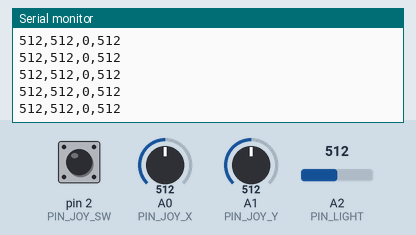
Simulated run of this sketch. Board: Arduino Uno, built with avr-gcc and run on an emulated ATmega328P. Parts: the last lines printed to the serial monitor. The inputs (shaded band) are chosen by the test bench; at power-on: A0 (PIN_JOY_X) = 512, pin 2 (PIN_JOY_SW) HIGH, A1 (PIN_JOY_Y) = 512, A2 (PIN_LIGHT) = 512.

Above: at 1.2 s.
1.3 s: A0 (PIN_JOY_X) set to 11
At 2.3 s:
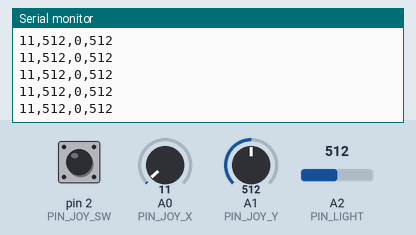
2.8 s: A0 (PIN_JOY_X) set to 8
At 3.6 s:
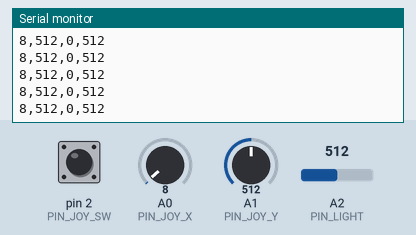
Timing chart, 0 to 5.8 s (numbered marks = the images above; inputs shaded):
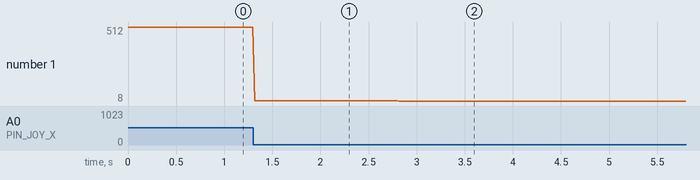

Measured:
- after the input at 1.3 s, the serial monitor: prints a new line at once (image 1)
- after the input at 2.8 s, the serial monitor: prints a new line at once (image 2)
- plotted number 1: 512 → 11 after the input at 1.3 s, 11 → 8 after the input at 2.8 s

The sketch:

07_controller.ino
```cpp
/**
 * 07_controller.ino
 * =================================================================
 * 【機能】
 * ジョイスティック（KY-023: A0, A1, D2）と明るさセンサー（CdS: A2）の
 * 値を読み取り、CSV形式（カンマ区切り1行）でPCへ高速送信します。
 *
 * 【配線】
 * - Arduino 5V  ── ブレッドボード (+)
 * - Arduino GND ── ブレッドボード (-)
 * - ジョイスティック VRX ── Arduino A0 (左右)
 * - ジョイスティック VRY ── Arduino A1 (上下)
 * - ジョイスティック SW  ── Arduino D2 (押し込みスイッチ / 改造課題用)
 * - ジョイスティック +5V ── ブレッドボード (+)
 * - ジョイスティック GND ── ブレッドボード (-)
 * - CdSセル 片足 ── ブレッドボード (+)
 * - CdSセル もう片足 ＆ 10kΩ抵抗の片足 ── Arduino A2
 * - 10kΩ抵抗 もう片足 ── ブレッドボード (-)
 * =================================================================
 */

const int PIN_JOY_X  = A0; // ジョイスティック X軸（左右）
const int PIN_JOY_Y  = A1; // ジョイスティック Y軸（上下）
const int PIN_JOY_SW = 2;  // ジョイスティック 押し込みスイッチ（D2）
const int PIN_LIGHT  = A2; // 明るさセンサー（CdSセル）

void setup() {
  // 転送レート 9600bps でシリアル通信を開始
  Serial.begin(9600);

  // スイッチは内蔵プルアップ抵抗を有効にする（押すとLOWになる）
  pinMode(PIN_JOY_SW, INPUT_PULLUP);
}

void loop() {
  // 1. 各ピンから値を読み取る
  int joyX   = analogRead(PIN_JOY_X);
  int joyY   = analogRead(PIN_JOY_Y);
  // スイッチは押されたら 1、離されたら 0 に変換して送信
  int joyBtn = (digitalRead(PIN_JOY_SW) == LOW) ? 1 : 0;
  int light  = analogRead(PIN_LIGHT);

  // 2. カンマ区切り（CSV形式）で1行にまとめて送信
  // 送信例: "512,508,0,680\n"
  Serial.print(joyX);
  Serial.print(",");
  Serial.print(joyY);
  Serial.print(",");
  Serial.print(joyBtn);
  Serial.print(",");
  Serial.println(light);

  // 3. 約50fps（1秒間に50回）のペースで送信
  delay(20);
}
```
